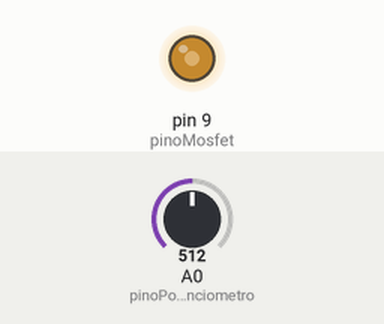
A sketch run on a simulated Arduino Uno, built with avr-gcc and run on an emulated ATmega328P. Shown: output pins drawn as LEDs (lit = HIGH). The inputs (shaded band) are chosen by the test bench; at power-on: A0 (pinoPotenciometro) = 512.

Above: at 1.2 s.
1.3 s: A0 (pinoPotenciometro) set to 716
At 2.5 s:
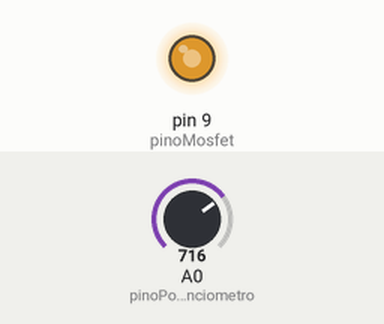
2.8 s: A0 (pinoPotenciometro) set to 900
At 3.9 s:
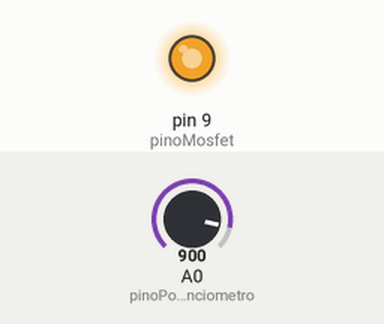
4.3 s: A0 (pinoPotenciometro) set to 122
At 5.0 s:
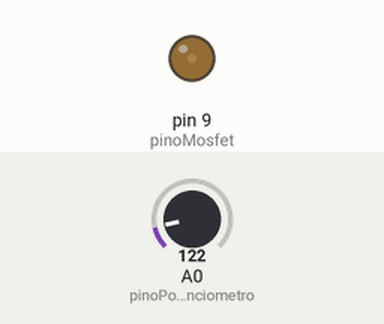
5.8 s: A0 (pinoPotenciometro) set to 0
At 6.2 s:
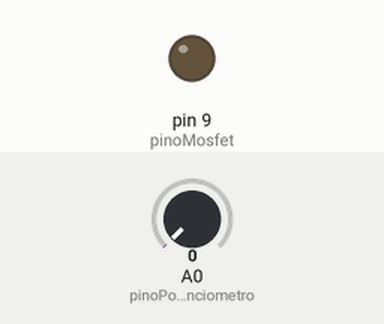
7.3 s: A0 (pinoPotenciometro) set to 511
At 8.5 s:
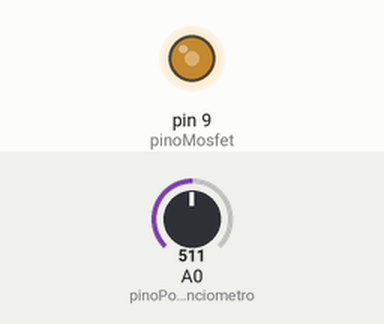
Timing chart, 0 to 9.8 s (numbered marks = the images above; inputs shaded):
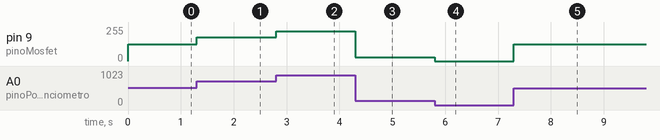

Measured:
- after the input at 1.3 s, pin 9 (pinoMosfet): 127/255 → 178/255 at once
- after the input at 2.8 s, pin 9 (pinoMosfet): 178/255 → 224/255 at once
- after the input at 4.3 s, pin 9 (pinoMosfet): 224/255 → 30/255 at once
- after the input at 5.8 s, pin 9 (pinoMosfet): 30/255 → 0/255 at once
- after the input at 7.3 s, pin 9 (pinoMosfet): 0/255 → 127/255 at once

The sketch:

controle_motor.ino
```cpp
const int pinoPotenciometro = A0;
const int pinoMosfet = 9;

int valorADC = 0;
int valorPWM = 0;

void setup()
{
	pinMode(pinoMosfet, OUTPUT);
}

void loop()
{
    valorADC = analogRead(pinoPotenciometro);
    valorPWM = map(valorADC, 0, 1023, 0, 255);
    analogWrite(pinoMosfet, valorPWM);
}
```
